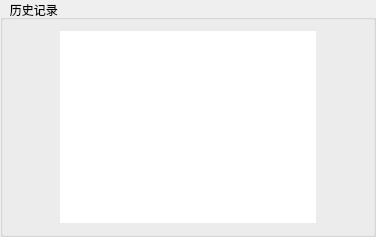
       <widget class="QGroupBox" name="groupBox">
        <property name="maximumSize">
         <size>
          <width>16777215</width>
          <height>16777215</height>
         </size>
        </property>
        <property name="title">
         <string>   历史记录</string>
        </property>
        <layout class="QHBoxLayout" name="horizontalLayout">
         <item>
          <widget class="QPushButton" name="pushButton_historypre">
           <property name="sizePolicy">
            <sizepolicy hsizetype="Fixed" vsizetype="Preferred">
             <horstretch>0</horstretch>
             <verstretch>0</verstretch>
            </sizepolicy>
           </property>
           <property name="text">
            <string/>
           </property>
           <property name="icon">
            <iconset resource="resource.qrc">
             <normaloff>:/image/icons/back.jpg</normaloff>:/image/icons/back.jpg</iconset>
           </property>
           <property name="iconSize">
            <size>
             <width>40</width>
             <height>150</height>
            </size>
           </property>
           <property name="flat">
            <bool>true</bool>
           </property>
          </widget>
         </item>
         <item>
          <widget class="QListWidget" name="listWidget_historyimage">
           <property name="maximumSize">
            <size>
             <width>16777215</width>
             <height>16777215</height>
            </size>
           </property>
           <property name="autoFillBackground">
            <bool>true</bool>
           </property>
           <property name="frameShape">
            <enum>QFrame::NoFrame</enum>
           </property>
           <property name="frameShadow">
            <enum>QFrame::Plain</enum>
           </property>
           <property name="verticalScrollBarPolicy">
            <enum>Qt::ScrollBarAlwaysOff</enum>
           </property>
           <property name="horizontalScrollBarPolicy">
            <enum>Qt::ScrollBarAlwaysOff</enum>
           </property>
           <property name="sizeAdjustPolicy">
            <enum>QAbstractScrollArea::AdjustIgnored</enum>
           </property>
           <property name="movement">
            <enum>QListView::Static</enum>
           </property>
           <property name="flow">
            <enum>QListView::TopToBottom</enum>
           </property>
           <property name="resizeMode">
            <enum>QListView::Adjust</enum>
           </property>
           <property name="viewMode">
            <enum>QListView::IconMode</enum>
           </property>
          </widget>
         </item>
         <item>
          <widget class="QPushButton" name="pushButton_historynext">
           <property name="sizePolicy">
            <sizepolicy hsizetype="Fixed" vsizetype="Preferred">
             <horstretch>0</horstretch>
             <verstretch>0</verstretch>
            </sizepolicy>
           </property>
           <property name="text">
            <string/>
           </property>
           <property name="icon">
            <iconset resource="resource.qrc">
             <normaloff>:/image/icons/next.jpg</normaloff>:/image/icons/next.jpg</iconset>
           </property>
           <property name="iconSize">
            <size>
             <width>40</width>
             <height>150</height>
            </size>
           </property>
           <property name="flat">
            <bool>true</bool>
           </property>
          </widget>
         </item>
        </layout>
       </widget>
